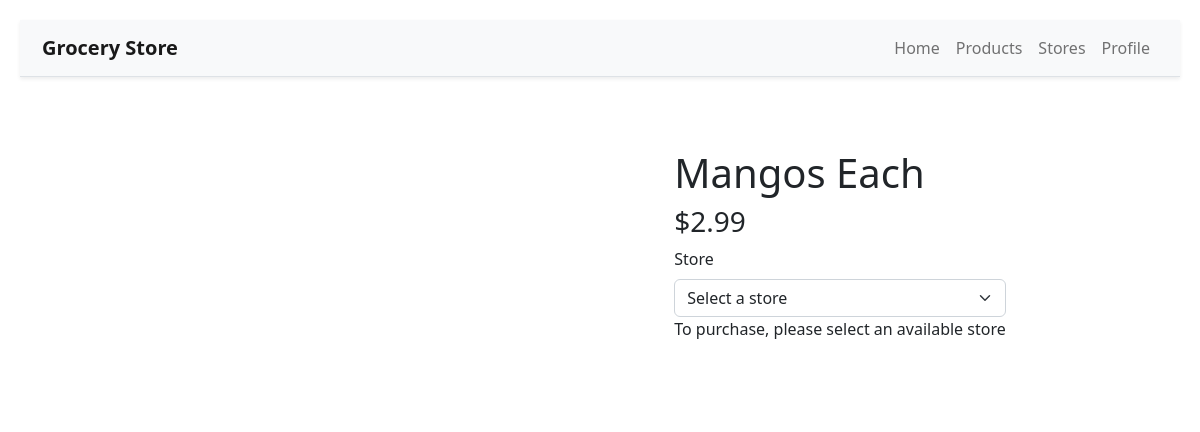
/product/2, run on an earlier commit of the app's database.
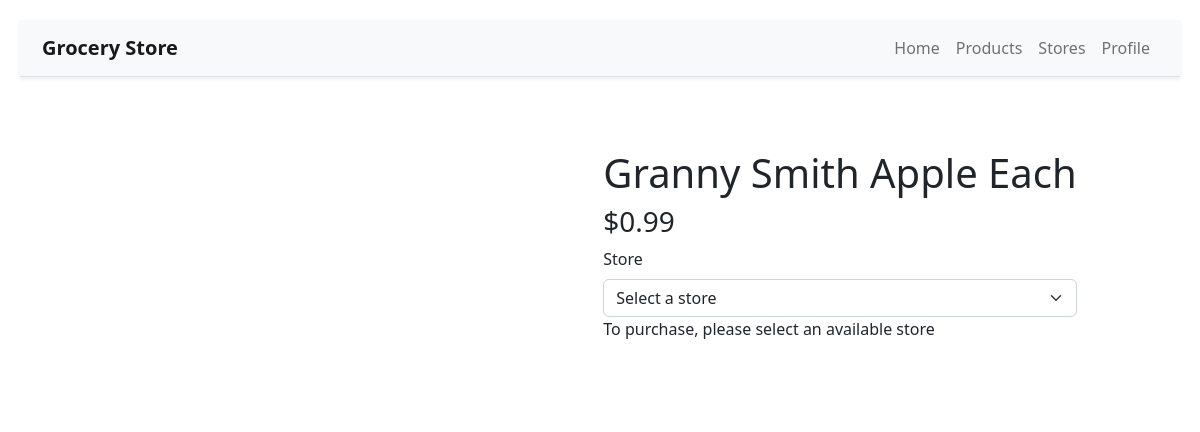
And on a later commit of the database.
### grocery_store_app/models/product.py (models this page shows, shortened)
class Product(models.Model):
  name = models.CharField(max_length=50)
  price = models.DecimalField(max_digits=10, decimal_places= 2)
  category = models.ForeignKey(Category, on_delete=models.CASCADE, related_name="products")
  image_url = models.CharField(max_length=1000)

### grocery_store_app/views.py (the view, shortened to what this page needs)
# urls.py: path("product/<int:id>", views.product, name="product"),
def product(request, id):
    product_object = get_object_or_404(Product, id=id)
    per_store_products = PerStoreProduct.objects.filter(
            product_id=id
        )
    store_objects = Store.objects.all()
    store_quantities = {}
    for per_store_product in per_store_products:
        store_quantities[per_store_product.store_id] = per_store_product.quantity
    stores = []
    for store in store_objects:
        stores.append({
            "id": store.id,
            "name": store.name,
            "quantity": store_quantities.get(store.id, -1),
        })
    selected_store = None
    selected_store_id = request.session.get("selected_store_id")
    return render(
        request, "grocery_store_app/product.html",
        {
            "product": product_object,
            "stores": stores,
            "selected_store": selected_store
         }
    )

### grocery_store_app/templates/grocery_store_app/product.html (shortened to what this page needs)
{% extends "grocery_store_app/layout.html" %}
{% block body %}
<div class="d-flex justify-content-center">
  <img src="{{ product.image_url }}" alt="{{ product.title }}" style="width: 30rem;">
  <div class="d-flex flex-column g-5 p-5">
    <h1>{{ product.name }}</h1>
    <h3>${{ product.price }}</h3>
    <form class="mt-auto" id="store-form" action="{% url 'product_select_store' product.id %}" method="POST">
      <label class="form-label" for="store">Store</label>
      <select class="form-select" name="store" id="store">
        {% if not selected_store%}
        <option value="" disabled selected>Select a store</option>
        {% endif %}
      </select>
    </form>
    {% if selected_store.quantity > 0 %}
    <form class="mt-auto" action="{% url 'index' %}" method="GET">
      <label class="form-label" for="quantity">Quantity</label>
      <input class="form-control my-2" type="number" id="quantity" name="quantity" min="1"
        max="{{ selected_store.quantity }}" value="1">
      <button type=" submit" class="btn btn-primary">Buy</button>
    </form>
    {% else %}
    <p>To purchase, please select an available store</p>
    {% endif %}
  </div>
</div>
{% endblock %}

What changed in the data, as far as the page shows it:
changed Product: name "Mangos Each" → "Granny Smith Apple Each"; price "2.99" → "0.99"
